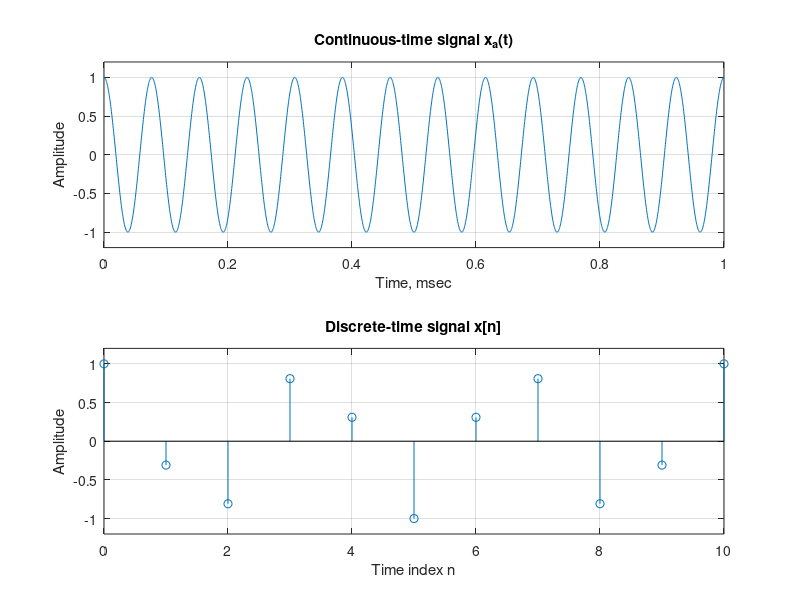

Here is the MATLAB script that generated this plot:
% Program P9_1
% Illustration of the Sampling Process in the Time Domain
clf;
t = 0:0.0005:1;
f = 13; % frequency
xa = cos(2*pi*f*t);

subplot(2,1,1)
plot(t,xa);grid
xlabel('Time, msec');ylabel('Amplitude');
title('Continuous-time signal x_{a}(t)');
axis([0 1 -1.2 1.2])

subplot(2,1,2);
T = 0.1; % sampling period
n = 0:T:1;
xs = cos(2*pi*f*n);
k = 0:length(n)-1;
stem(k,xs); grid
xlabel('Time index n');ylabel('Amplitude');
title('Discrete-time signal x[n]');
axis([0 (length(n)-1) -1.2 1.2])